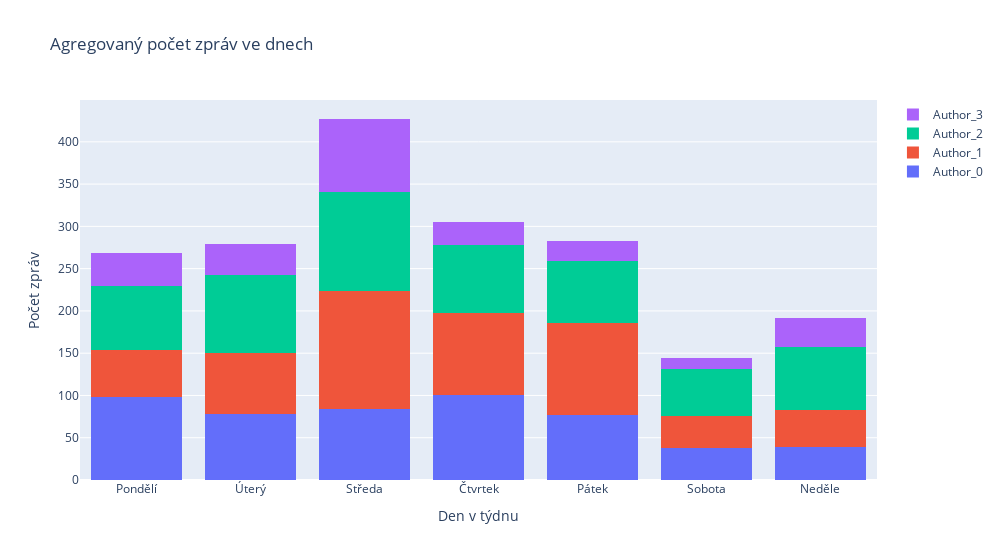

This figure's notebook cell:
### Code cell
display_messages_in_weekdays_histogram(writers, names, times, True)

### Figure 1 — Plotly figure (JSON) as saved in the notebook; plotly's stock layout.template omitted (floating-point values rounded to 4 significant figures; data arrays with more than 128 entries replaced by an {"elided": "..."} marker saying what was removed)
{"data": [{"histfunc": "count", "name": "Author_0", "type": "histogram", "x": {"elided": "514 str values"}}, {"histfunc": "count", "name": "Author_1", "type": "histogram", "x": {"elided": "556 str values"}}, {"histfunc": "count", "name": "Author_2", "type": "histogram", "x": {"elided": "568 str values"}}, {"histfunc": "count", "name": "Author_3", "type": "histogram", "x": {"elided": "261 str values"}}], "layout": {"barmode": "stack", "title": {"text": "Agregovaný počet zpráv ve dnech"}, "width": 1000, "xaxis": {"title": {"text": "Den v týdnu"}}, "yaxis": {"title": {"text": "Počet zpráv"}}}}
